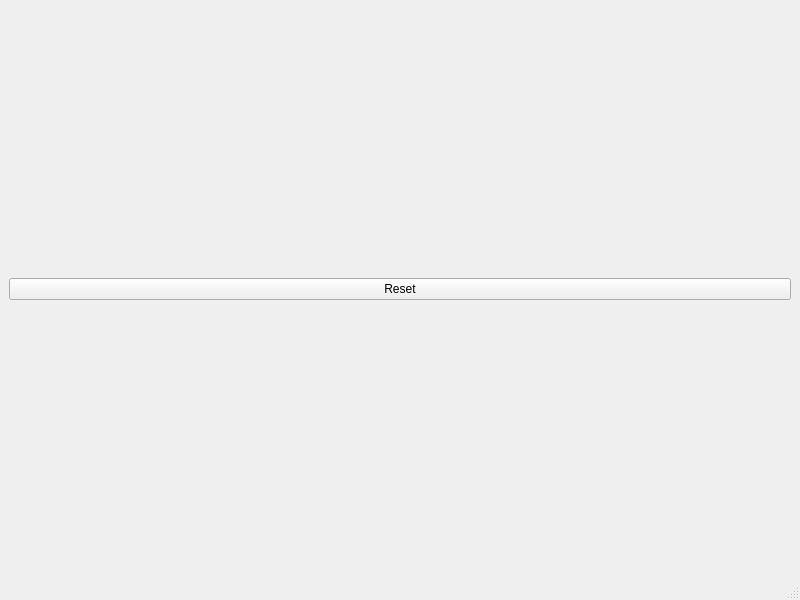
<?xml version="1.0" encoding="UTF-8"?>
<ui version="4.0">
 <class>Window</class>
 <widget class="QMainWindow" name="Window">
  <property name="geometry">
   <rect>
    <x>0</x>
    <y>0</y>
    <width>800</width>
    <height>600</height>
   </rect>
  </property>
  <property name="windowTitle">
   <string>MainWindow</string>
  </property>
  <widget class="QWidget" name="centralwidget">
   <layout class="QHBoxLayout" name="horizontalLayout">
    <item>
     <layout class="QVBoxLayout" name="verticalLayout_action">
      <item>
       <widget class="QPushButton" name="pushButton_reset">
        <property name="text">
         <string>Reset</string>
        </property>
       </widget>
      </item>
     </layout>
    </item>
    <item>
     <layout class="QVBoxLayout" name="verticalLayout_main"/>
    </item>
   </layout>
  </widget>
  <widget class="QMenuBar" name="menubar">
   <property name="geometry">
    <rect>
     <x>0</x>
     <y>0</y>
     <width>800</width>
     <height>22</height>
    </rect>
   </property>
  </widget>
  <widget class="QStatusBar" name="statusbar"/>
 </widget>
 <resources/>
 <connections/>
</ui>
